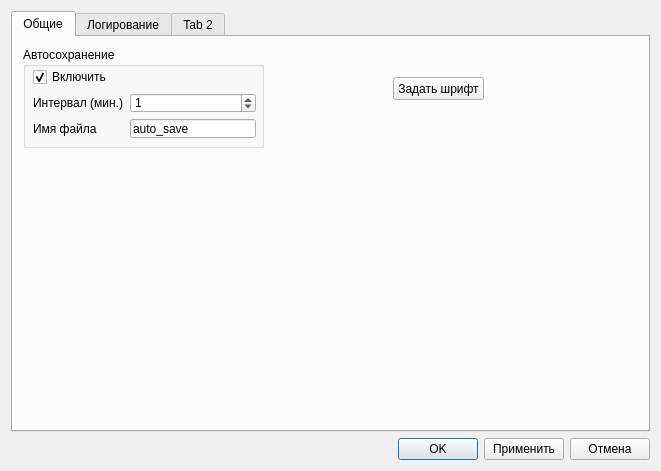
<?xml version="1.0" encoding="UTF-8"?>
<ui version="4.0">
 <class>SettingsDialog</class>
 <widget class="QDialog" name="SettingsDialog">
  <property name="geometry">
   <rect>
    <x>0</x>
    <y>0</y>
    <width>661</width>
    <height>471</height>
   </rect>
  </property>
  <property name="windowTitle">
   <string>Dialog</string>
  </property>
  <layout class="QGridLayout" name="gridLayout">
   <item row="1" column="0">
    <layout class="QHBoxLayout" name="horizontalLayout">
     <item>
      <spacer name="horizontalSpacer">
       <property name="orientation">
        <enum>Qt::Horizontal</enum>
       </property>
       <property name="sizeHint" stdset="0">
        <size>
         <width>88</width>
         <height>20</height>
        </size>
       </property>
      </spacer>
     </item>
     <item>
      <widget class="QPushButton" name="okButton">
       <property name="text">
        <string>OK</string>
       </property>
      </widget>
     </item>
     <item>
      <widget class="QPushButton" name="acceptButton">
       <property name="text">
        <string>Применить</string>
       </property>
      </widget>
     </item>
     <item>
      <widget class="QPushButton" name="cancelButton">
       <property name="text">
        <string>Отмена</string>
       </property>
      </widget>
     </item>
    </layout>
   </item>
   <item row="0" column="0">
    <widget class="QTabWidget" name="tabWidget">
     <property name="currentIndex">
      <number>0</number>
     </property>
     <widget class="QWidget" name="tab">
      <attribute name="title">
       <string>Общие</string>
      </attribute>
      <widget class="QGroupBox" name="groupBox">
       <property name="geometry">
        <rect>
         <x>10</x>
         <y>10</y>
         <width>241</width>
         <height>101</height>
        </rect>
       </property>
       <property name="title">
        <string>Автосохранение</string>
       </property>
       <widget class="QWidget" name="">
        <property name="geometry">
         <rect>
          <x>10</x>
          <y>20</y>
          <width>223</width>
          <height>71</height>
         </rect>
        </property>
        <layout class="QGridLayout" name="gridLayout_2">
         <item row="0" column="0">
          <widget class="QCheckBox" name="autoSaveCheckBox">
           <property name="text">
            <string>Включить</string>
           </property>
           <property name="checked">
            <bool>true</bool>
           </property>
          </widget>
         </item>
         <item row="1" column="0">
          <widget class="QLabel" name="label">
           <property name="text">
            <string>Интервал (мин.)</string>
           </property>
          </widget>
         </item>
         <item row="1" column="1">
          <widget class="QDoubleSpinBox" name="autoSaveIntervalDoubleSpinBox">
           <property name="decimals">
            <number>0</number>
           </property>
           <property name="value">
            <double>1.000000000000000</double>
           </property>
          </widget>
         </item>
         <item row="2" column="0">
          <widget class="QLabel" name="label_2">
           <property name="text">
            <string>Имя файла</string>
           </property>
          </widget>
         </item>
         <item row="2" column="1">
          <widget class="QLineEdit" name="autoSvaeFileNameLineEdit">
           <property name="text">
            <string>auto_save</string>
           </property>
          </widget>
         </item>
        </layout>
       </widget>
      </widget>
      <widget class="QPushButton" name="fontPushButton">
       <property name="geometry">
        <rect>
         <x>380</x>
         <y>40</y>
         <width>91</width>
         <height>23</height>
        </rect>
       </property>
       <property name="text">
        <string>Задать шрифт</string>
       </property>
      </widget>
     </widget>
     <widget class="QWidget" name="logTab">
      <attribute name="title">
       <string>Логирование</string>
      </attribute>
      <widget class="QTreeWidget" name="logTreeWidget">
       <property name="geometry">
        <rect>
         <x>10</x>
         <y>20</y>
         <width>256</width>
         <height>281</height>
        </rect>
       </property>
       <column>
        <property name="text">
         <string notr="true">1</string>
        </property>
       </column>
      </widget>
     </widget>
     <widget class="QWidget" name="tab_2">
      <attribute name="title">
       <string>Tab 2</string>
      </attribute>
     </widget>
    </widget>
   </item>
  </layout>
 </widget>
 <resources/>
 <connections/>
</ui>
